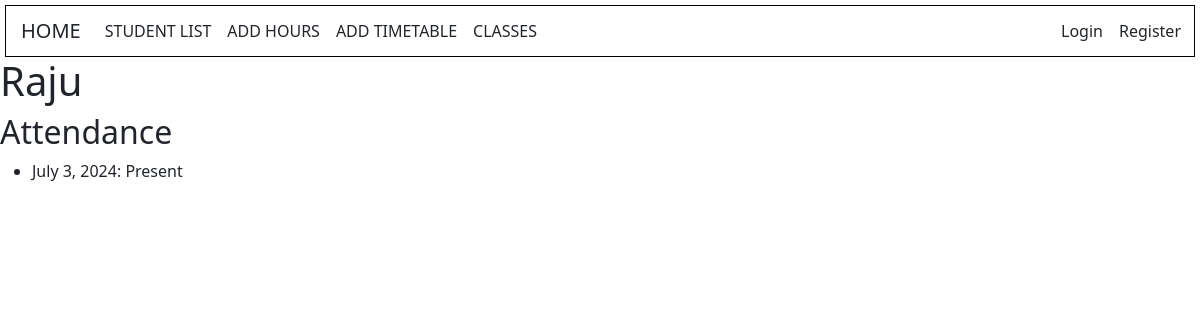
Page /students/students/1/ on the earlier database version.
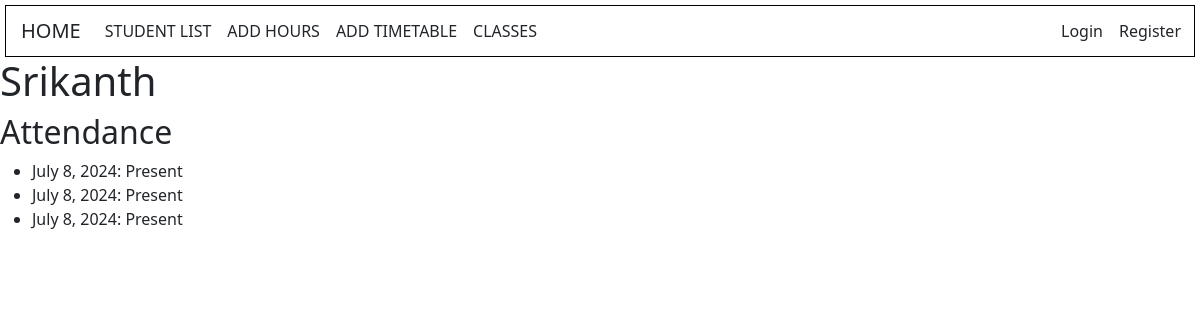
Same page on the later database version.
### students/models.py (models this page shows, shortened)
class Student(models.Model):
    name = models.CharField(max_length=100)
    roll_number = models.CharField(max_length=10, unique=True)
    student_class = models.ForeignKey(Class, on_delete=models.CASCADE)
    email = models.EmailField()
    phone = models.CharField(max_length=10)

class Attendance(models.Model):
    student = models.ForeignKey(Student, on_delete=models.CASCADE)
    date = models.DateField()
    period = models.ForeignKey(Period, on_delete=models.CASCADE)
    status = models.CharField(max_length=10, choices=[('Present', 'Present'), ('Absent', 'Absent')])

### students/views.py (the view)
# urls.py: path('students/<int:student_id>/', views.student_detail, name='student_detail'),
def student_detail(request, student_id):
    student = get_object_or_404(Student, id=student_id)
    attendance = Attendance.objects.filter(student=student)
    return render(request, 'students/student_detail.html', {'student': student, 'attendance': attendance})

### students/templates/students/student_detail.html (shortened to what this page needs)
<!DOCTYPE html>
<html>
<head>
    <link href="https://cdn.jsdelivr.net/npm/bootstrap@5.3.2/dist/css/bootstrap.min.css" rel="stylesheet">
</head>
<body>
    {% include 'students/navbar.html' %}
    <h1>{{ student.name }}</h1>
    <h2>Attendance</h2>
    <ul>
        {% for attend in attendance %}
            <li>{{ attend.date }}: {{ attend.status }}</li>
        {% endfor %}
    </ul>
</body>
</html>

Differences in the rows shown:
removed Attendance: date "July 3, 2024", status "Present"
changed Student: name "Raju" → "Srikanth"
added Attendance: date "July 8, 2024", status "Present"
added Attendance: date "July 8, 2024", status "Present"
added Attendance: date "July 8, 2024", status "Present"
